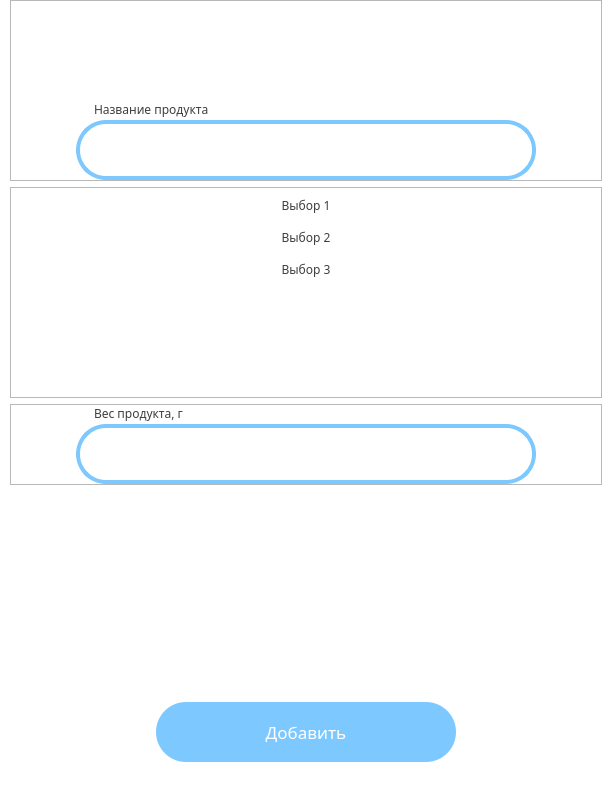
<?xml version="1.0" encoding="UTF-8"?>
<ui version="4.0">
 <class>WindowAddMeal</class>
 <widget class="QWidget" name="WindowAddMeal">
  <property name="geometry">
   <rect>
    <x>0</x>
    <y>0</y>
    <width>612</width>
    <height>792</height>
   </rect>
  </property>
  <property name="minimumSize">
   <size>
    <width>612</width>
    <height>792</height>
   </size>
  </property>
  <property name="maximumSize">
   <size>
    <width>612</width>
    <height>792</height>
   </size>
  </property>
  <property name="windowTitle">
   <string>MacrosHub - Добавить прием пищи</string>
  </property>
  <property name="windowIcon">
   <iconset>
    <normaloff>../imgs/logo_apple.png</normaloff>../imgs/logo_apple.png</iconset>
  </property>
  <property name="styleSheet">
   <string notr="true">QWidget#WindowAddMeal{background-color:#fff;}</string>
  </property>
  <layout class="QGridLayout" name="gridLayout">
   <property name="leftMargin">
    <number>10</number>
   </property>
   <property name="topMargin">
    <number>0</number>
   </property>
   <property name="rightMargin">
    <number>10</number>
   </property>
   <property name="bottomMargin">
    <number>30</number>
   </property>
   <item row="4" column="1">
    <widget class="QPushButton" name="btn_add_meal">
     <property name="minimumSize">
      <size>
       <width>300</width>
       <height>60</height>
      </size>
     </property>
     <property name="maximumSize">
      <size>
       <width>300</width>
       <height>60</height>
      </size>
     </property>
     <property name="font">
      <font>
       <family>Montserrat Medium</family>
       <pointsize>13</pointsize>
      </font>
     </property>
     <property name="styleSheet">
      <string notr="true">QPushButton#btn_add_meal{color:#fff;border-radius:30px;background-color:#7CC8FF;}
QPushButton#btn_add_meal::hover{color:#fff;border-radius:30px;background-color:#52A9FF;}</string>
     </property>
     <property name="text">
      <string>Добавить</string>
     </property>
    </widget>
   </item>
   <item row="0" column="0" colspan="3">
    <widget class="QFrame" name="f_name_product">
     <property name="frameShape">
      <enum>QFrame::StyledPanel</enum>
     </property>
     <property name="frameShadow">
      <enum>QFrame::Raised</enum>
     </property>
     <layout class="QGridLayout" name="gridLayout_2">
      <property name="leftMargin">
       <number>0</number>
      </property>
      <property name="topMargin">
       <number>100</number>
      </property>
      <property name="rightMargin">
       <number>0</number>
      </property>
      <property name="bottomMargin">
       <number>0</number>
      </property>
      <property name="spacing">
       <number>2</number>
      </property>
      <item row="0" column="0">
       <widget class="QLabel" name="label">
        <property name="font">
         <font>
          <family>Montserrat</family>
          <pointsize>9</pointsize>
         </font>
        </property>
        <property name="styleSheet">
         <string notr="true">color:#3E3E3E;padding-left:15px;</string>
        </property>
        <property name="text">
         <string>Название продукта</string>
        </property>
       </widget>
      </item>
      <item row="1" column="0">
       <widget class="QLineEdit" name="le_FoodName">
        <property name="minimumSize">
         <size>
          <width>460</width>
          <height>60</height>
         </size>
        </property>
        <property name="maximumSize">
         <size>
          <width>460</width>
          <height>60</height>
         </size>
        </property>
        <property name="font">
         <font>
          <family>Montserrat Medium</family>
          <pointsize>10</pointsize>
         </font>
        </property>
        <property name="styleSheet">
         <string notr="true">QLineEdit#le_FoodName{background-color:#FFF;border:4px solid #7CC8FF;border-radius:30px;padding-left:30px;padding-right:30px;color:#3E3E3E;}</string>
        </property>
       </widget>
      </item>
     </layout>
    </widget>
   </item>
   <item row="2" column="0" colspan="3">
    <widget class="QFrame" name="f_weight_product">
     <property name="frameShape">
      <enum>QFrame::StyledPanel</enum>
     </property>
     <property name="frameShadow">
      <enum>QFrame::Raised</enum>
     </property>
     <layout class="QGridLayout" name="gridLayout_3">
      <property name="leftMargin">
       <number>0</number>
      </property>
      <property name="topMargin">
       <number>0</number>
      </property>
      <property name="rightMargin">
       <number>0</number>
      </property>
      <property name="bottomMargin">
       <number>0</number>
      </property>
      <property name="spacing">
       <number>2</number>
      </property>
      <item row="0" column="0">
       <widget class="QLabel" name="label_2">
        <property name="font">
         <font>
          <family>Montserrat</family>
          <pointsize>9</pointsize>
         </font>
        </property>
        <property name="styleSheet">
         <string notr="true">color:#3E3E3E;padding-left:15px;</string>
        </property>
        <property name="text">
         <string>Вес продукта, г</string>
        </property>
       </widget>
      </item>
      <item row="1" column="0">
       <widget class="QLineEdit" name="le_FoodWeight">
        <property name="minimumSize">
         <size>
          <width>460</width>
          <height>60</height>
         </size>
        </property>
        <property name="maximumSize">
         <size>
          <width>460</width>
          <height>60</height>
         </size>
        </property>
        <property name="font">
         <font>
          <family>Montserrat Medium</family>
          <pointsize>10</pointsize>
         </font>
        </property>
        <property name="styleSheet">
         <string notr="true">QLineEdit#le_FoodWeight{background-color:#FFF;border:4px solid #7CC8FF;border-radius:30px;padding-left:30px;padding-right:30px;color:#3E3E3E;}</string>
        </property>
       </widget>
      </item>
     </layout>
    </widget>
   </item>
   <item row="1" column="0" colspan="3">
    <widget class="QFrame" name="f_choise_product">
     <property name="minimumSize">
      <size>
       <width>0</width>
       <height>200</height>
      </size>
     </property>
     <property name="maximumSize">
      <size>
       <width>16777215</width>
       <height>16777215</height>
      </size>
     </property>
     <property name="frameShape">
      <enum>QFrame::StyledPanel</enum>
     </property>
     <property name="frameShadow">
      <enum>QFrame::Raised</enum>
     </property>
     <layout class="QGridLayout" name="gridLayout_4">
      <property name="verticalSpacing">
       <number>15</number>
      </property>
      <item row="2" column="0">
       <widget class="QPushButton" name="btn_choise3">
        <property name="font">
         <font>
          <family>Montserrat</family>
         </font>
        </property>
        <property name="styleSheet">
         <string notr="true">QPushButton#btn_choise3{background-color:#FFF; border:none;color:#3E3E3E;}
QPushButton#btn_choise3::hover{text-decoration:underline;}</string>
        </property>
        <property name="text">
         <string>Выбор 3</string>
        </property>
       </widget>
      </item>
      <item row="1" column="0">
       <widget class="QPushButton" name="btn_choise2">
        <property name="font">
         <font>
          <family>Montserrat</family>
         </font>
        </property>
        <property name="styleSheet">
         <string notr="true">QPushButton#btn_choise2{background-color:#FFF; border:none;color:#3E3E3E;}
QPushButton#btn_choise2::hover{text-decoration:underline;}</string>
        </property>
        <property name="text">
         <string>Выбор 2</string>
        </property>
       </widget>
      </item>
      <item row="0" column="0">
       <widget class="QPushButton" name="btn_choise1">
        <property name="font">
         <font>
          <family>Montserrat</family>
         </font>
        </property>
        <property name="styleSheet">
         <string notr="true">QPushButton#btn_choise1{background-color:#FFF; border:none;color:#3E3E3E;}
QPushButton#btn_choise1::hover{text-decoration:underline;}</string>
        </property>
        <property name="text">
         <string>Выбор 1</string>
        </property>
       </widget>
      </item>
      <item row="3" column="0">
       <spacer name="verticalSpacer_2">
        <property name="orientation">
         <enum>Qt::Vertical</enum>
        </property>
        <property name="sizeHint" stdset="0">
         <size>
          <width>20</width>
          <height>40</height>
         </size>
        </property>
       </spacer>
      </item>
     </layout>
    </widget>
   </item>
   <item row="3" column="0" colspan="3">
    <spacer name="verticalSpacer">
     <property name="orientation">
      <enum>Qt::Vertical</enum>
     </property>
     <property name="sizeHint" stdset="0">
      <size>
       <width>20</width>
       <height>40</height>
      </size>
     </property>
    </spacer>
   </item>
  </layout>
 </widget>
 <resources/>
 <connections/>
</ui>
